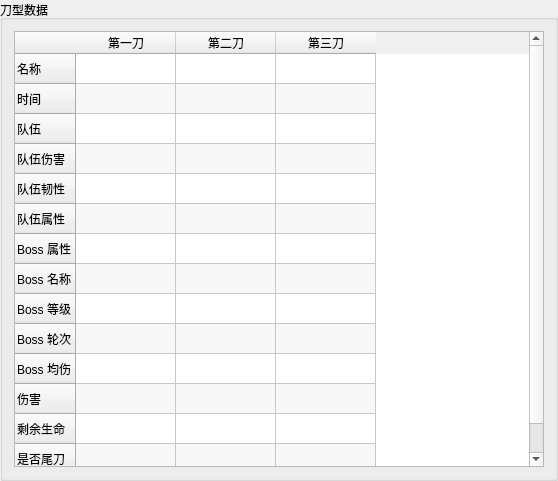
<?xml version="1.0" encoding="UTF-8"?>
<ui version="4.0">
 <class>GroupBox</class>
 <widget class="QGroupBox" name="GroupBox">
  <property name="geometry">
   <rect>
    <x>0</x>
    <y>0</y>
    <width>558</width>
    <height>481</height>
   </rect>
  </property>
  <property name="windowTitle">
   <string>GroupBox</string>
  </property>
  <property name="title">
   <string>刀型数据</string>
  </property>
  <layout class="QHBoxLayout" name="horizontalLayout">
   <item>
    <widget class="QTableWidget" name="table_team">
     <property name="alternatingRowColors">
      <bool>true</bool>
     </property>
     <row>
      <property name="text">
       <string>名称</string>
      </property>
     </row>
     <row>
      <property name="text">
       <string>时间</string>
      </property>
     </row>
     <row>
      <property name="text">
       <string>队伍</string>
      </property>
     </row>
     <row>
      <property name="text">
       <string>队伍伤害</string>
      </property>
     </row>
     <row>
      <property name="text">
       <string>队伍韧性</string>
      </property>
     </row>
     <row>
      <property name="text">
       <string>队伍属性</string>
      </property>
     </row>
     <row>
      <property name="text">
       <string>Boss 属性</string>
      </property>
     </row>
     <row>
      <property name="text">
       <string>Boss 名称</string>
      </property>
     </row>
     <row>
      <property name="text">
       <string>Boss 等级</string>
      </property>
     </row>
     <row>
      <property name="text">
       <string>Boss 轮次</string>
      </property>
     </row>
     <row>
      <property name="text">
       <string>Boss 均伤</string>
      </property>
     </row>
     <row>
      <property name="text">
       <string>伤害</string>
      </property>
     </row>
     <row>
      <property name="text">
       <string>剩余生命</string>
      </property>
     </row>
     <row>
      <property name="text">
       <string>是否尾刀</string>
      </property>
     </row>
     <column>
      <property name="text">
       <string>第一刀</string>
      </property>
     </column>
     <column>
      <property name="text">
       <string>第二刀</string>
      </property>
     </column>
     <column>
      <property name="text">
       <string>第三刀</string>
      </property>
     </column>
    </widget>
   </item>
  </layout>
 </widget>
 <resources/>
 <connections/>
</ui>
